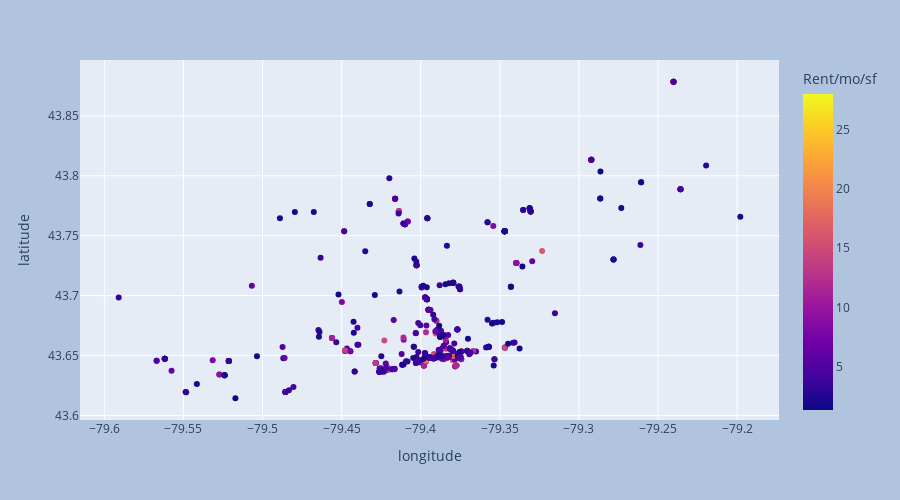

This figure's notebook cell:
### Markdown cell above
The downtown area is located around latitude and longitude values of (43.65, -79.38). Looking at the plot, we see that most of the spaces in the centre of downtown are office spaces. We can also see that commercial spaces are concentrated to the west of downtown, while retail spaces are scattered around the city. Industrial spaces are located on the outskirts of the city.
<br><br>
What are the areas where these spaces cost more to rent? To explore this, we'll look at KDE plots for each type of space.

### Code cell
types_to_show = ['Office']

fig = px.scatter(
    retail_gdf.loc[retail_gdf['Type'].isin(types_to_show)],
    x='longitude',
    y='latitude',
    color='Rent/mo/sf',
    hover_data=['Rent/mo/sf'])

fig.update_layout(
    autosize=False,
    width=900,
    height=500,
    paper_bgcolor="LightSteelBlue",
)

fig.show()

### Figure 1 — Plotly figure (JSON) as saved in the notebook; plotly's stock layout.template omitted (floating-point values rounded to 4 significant figures; data arrays with more than 128 entries replaced by an {"elided": "..."} marker saying what was removed)
{"data": [{"customdata": {"elided": "517x1 float values"}, "hovertemplate": "longitude=%{x}<br>latitude=%{y}<br>Rent/mo/sf=%{marker.color}<extra></extra>", "legendgroup": "", "marker": {"color": {"elided": "517 float values"}, "coloraxis": "coloraxis", "symbol": "circle"}, "mode": "markers", "name": "", "orientation": "v", "showlegend": false, "type": "scatter", "x": {"elided": "517 float values"}, "xaxis": "x", "y": {"elided": "517 float values"}, "yaxis": "y"}], "layout": {"autosize": false, "coloraxis": {"colorbar": {"title": {"text": "Rent/mo/sf"}}, "colorscale": [[0, "#0d0887"], [0.1111, "#46039f"], [0.2222, "#7201a8"], [0.3333, "#9c179e"], [0.4444, "#bd3786"], [0.5556, "#d8576b"], [0.6667, "#ed7953"], [0.7778, "#fb9f3a"], [0.8889, "#fdca26"], [1, "#f0f921"]]}, "height": 500, "legend": {"tracegroupgap": 0}, "margin": {"t": 60}, "paper_bgcolor": "LightSteelBlue", "width": 900, "xaxis": {"anchor": "y", "domain": [0, 1], "title": {"text": "longitude"}}, "yaxis": {"anchor": "x", "domain": [0, 1], "title": {"text": "latitude"}}}}
